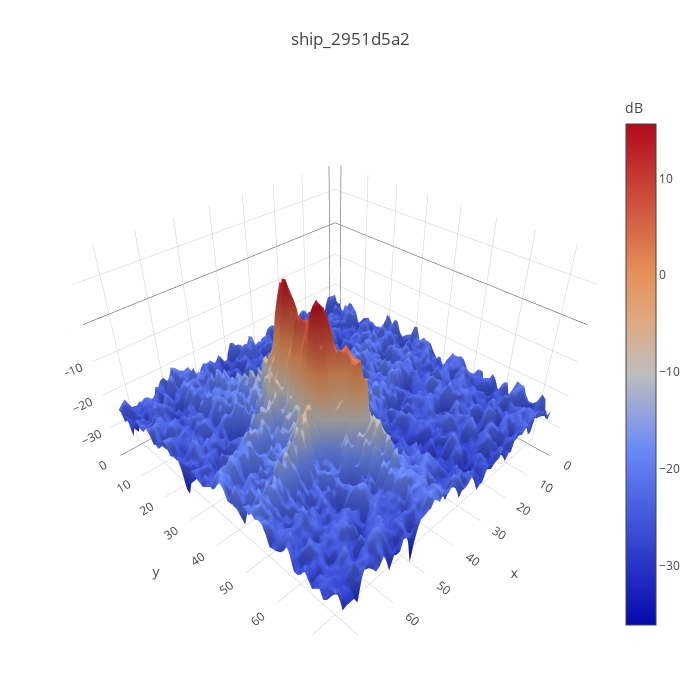

Write notebook code for a chart like this one.
### Code cell
ship_ex = choice(ship_idx)
plot_3d_example(df.band_1.iloc[ship_ex], 'ship_{}'.format(df.id.iloc[ship_ex]))

### Figure 1 — Plotly figure (JSON) as saved in the notebook; plotly's stock layout.template omitted (floating-point values rounded to 4 significant figures; data arrays with more than 128 entries replaced by an {"elided": "..."} marker saying what was removed)
{"data": [{"colorbar": {"title": "dB"}, "type": "surface", "z": {"elided": "75x75 float values"}}], "layout": {"autosize": false, "height": 700, "margin": {"b": 65, "l": 65, "r": 50, "t": 90}, "title": "ship_2951d5a2", "width": 700}}
